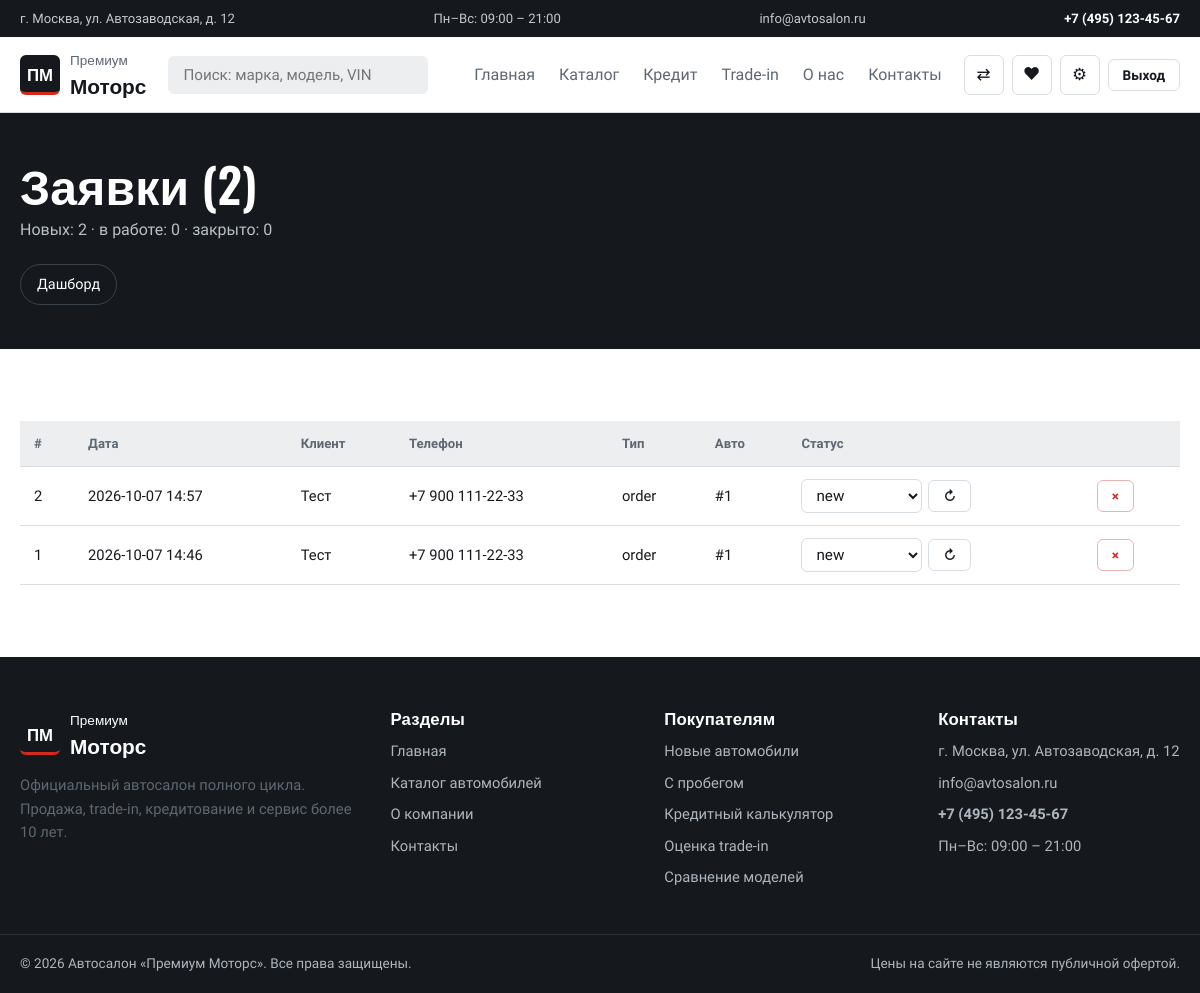
Page /admin/orders (signed in) on the committed database.
### tables this page shows
CREATE TABLE orders (
    id         INTEGER PRIMARY KEY AUTOINCREMENT,
    user_id    INTEGER REFERENCES users(id) ON DELETE SET NULL,
    car_id     INTEGER REFERENCES cars(id) ON DELETE SET NULL,
    name       TEXT NOT NULL,
    phone      TEXT NOT NULL,
    email      TEXT,
    message    TEXT,
    kind       TEXT NOT NULL DEFAULT 'order',
    status     TEXT NOT NULL DEFAULT 'new',
    created_at TEXT NOT NULL
);

### app.py (the view, shortened to what this page needs)
@app.route("/admin/orders", methods=["GET", "POST"])
@admin_required
def admin_orders():
    return render_template("admin/orders.html", orders=db.all_orders(),
                           stats=db.order_stats())

### app.py (called while the page is built, shortened)
def generate_csrf():
    if "csrf" not in session:
        session["csrf"] = secrets.token_urlsafe(32)
    return session["csrf"]

def admin_required(f):
    @wraps(f)
    def wrapper(*args, **kwargs):
        user = db.get_user(session.get("user_id"))
        if not user:
            flash("Требуется вход в аккаунт.", "error")
            return redirect(url_for("login", next=request.full_path))
        if user["role"] != "admin":
            abort(403)
        return f(*args, **kwargs)
    return wrapper

@app.context_processor
def inject_globals():
    user = db.get_user(session["user_id"]) if session.get("user_id") else None
    if session.get("user_id") and not user:
        session.clear()
    favs = set(session.get("favorites", []))
    compare = session.get("compare", [])
    return {
        "current_user": user,
        "is_admin": bool(user and user["role"] == "admin"),
        "fav_ids": favs,
        "fav_count": len(favs),
        "compare_ids": compare,
        "compare_count": len(compare),
        "csrf_token": generate_csrf(),
        "current_year": 2026,
    }

@app.before_request
def csrf_protect():
    g.csrf = session.get("csrf")

### db.py (called while the page is built)
def get_connection():
    conn = sqlite3.connect(DB_PATH)
    conn.row_factory = sqlite3.Row
    conn.execute("PRAGMA foreign_keys=ON")
    return conn

@contextmanager
def db():
    conn = get_connection()
    try:
        yield conn
        conn.commit()
    except Exception:
        conn.rollback()
        raise
    finally:
        conn.close()

def get_user(user_id):
    with db() as conn:
        row = conn.execute("SELECT * FROM users WHERE id=?", (user_id,)).fetchone()
        return dict(row) if row else None

def all_orders(limit=200):
    with db() as conn:
        return [dict(r) for r in conn.execute(
            "SELECT * FROM orders ORDER BY created_at DESC, id DESC LIMIT ?", (limit,))]

def order_stats():
    with db() as conn:
        row = conn.execute(
            """SELECT COUNT(*) AS total,
                      SUM(CASE WHEN status='new' THEN 1 ELSE 0 END) AS new,
                      SUM(CASE WHEN status='in_progress' THEN 1 ELSE 0 END) AS in_progress,
                      SUM(CASE WHEN status='done' THEN 1 ELSE 0 END) AS done
               FROM orders""").fetchone()
        return dict(row)

### templates/admin/orders.html (shortened to what this page needs)
{% extends 'base.html' %}
{% block content %}
<section class="page-head">
  <div class="container">
    <h1>Заявки ({{ stats.total }})</h1>
    <p>Новых: {{ stats.new }} · в работе: {{ stats.in_progress }} · закрыто: {{ stats.done }}</p>
  </div>
  <div class="container admin-nav"><a class="chip" href="{{ url_for('admin_dashboard') }}">Дашборд</a></div>
</section>
<section class="section">
  <div class="container">
    <table class="table">
      <thead>
        <tr>
          <th>#</th>
          <th>Дата</th>
          <th>Клиент</th>
          <th>Телефон</th>
          <th>Тип</th>
          <th>Авто</th>
          <th>Статус</th>
          <th></th>
        </tr>
      </thead>
      <tbody>
        {% for o in orders %}
        <tr>
          <td>{{ o['id'] }}</td>
          <td>{{ o['created_at'][:16] }}</td>
          <td>{{ o['name'] }}</td>
          <td>{{ o['phone'] }}</td>
          <td>{{ o['kind'] }}</td>
          <td>{% if o['car_id'] %}#{{ o['car_id'] }}{% else %}—{% endif %}</td>
          <td>
            <form method="post" class="row-form">
              <select name="status">
                {% for s in ['new','in_progress','done'] %}
                <option value="{{ s }}" {{ 'selected' if o['status']==s }}>{{ s }}</option>
                {% endfor %}
              </select>
              <button class="btn btn--ghost btn--sm">↻</button>
            </form>
          </td>
          <td>
            <form method="post">
              <button class="btn btn--danger btn--sm">×</button>
            </form>
          </td>
        </tr>
        {% endfor %}
      </tbody>
    </table>
  </div>
</section>
{% endblock %}

### static/css/style.css (style rules this page uses)
:root { --floor: #eceef0; --paper: #fff; --ink: #15181c; --steel: #5e6872; --line: #d8dde2; --red: #d32a1e; --red-dark: #b01f15; --ok: #1d7a4b; --warn: #b7791f; --r: 6px; --r-lg: 10px; --shadow: 0 18px 40px rgba(21, 24, 28, .12); --display: 'Oswald', 'Arial Narrow', Impact, sans-serif; --body: 'Onest', system-ui, -apple-system, 'Segoe UI', Roboto, sans-serif; }
* { box-sizing: border-box; }
html { scroll-behavior: smooth; }
body { margin: 0; font: 400 16px/1.6 var(--body); color: var(--ink); background: var(--paper); -webkit-font-smoothing: antialiased; }
h1, h2, h3, h4 { font-family: var(--display); font-weight: 600; line-height: 1.12; margin: 0 0 .5em; letter-spacing: .005em; }
h1 { font-size: clamp(2.1rem, 4.4vw, 3.5rem); }
p { margin: 0 0 1rem; color: var(--steel); max-width: 70ch; }
a { color: inherit; text-decoration: none; }
.container { width: min(1240px, 100% - 40px); margin-inline: auto; }
.section { padding: 72px 0; }
.btn { display: inline-flex; align-items: center; justify-content: center; gap: 8px; padding: 12px 24px; border: 1.5px solid transparent; border-radius: var(--r); font: 600 .95rem var(--body); cursor: pointer; transition: background .2s, border-color .2s, color .2s; }
.btn--ghost { border-color: var(--line); background: var(--paper); color: var(--ink); }
.btn--danger { border-color: #e7b4b0; color: var(--red); background: #fff; }
.btn--sm { padding: 7px 14px; font-size: .85rem; }
.chip { padding: 8px 16px; border-radius: 999px; border: 1px solid var(--line); background: #fff; font-weight: 500; font-size: .9rem; transition: border-color .2s; }
.page-head { background: var(--ink); color: #fff; padding: 44px 0; }
.page-head h1 { color: #fff; font-size: clamp(2rem, 4vw, 3rem); margin-bottom: 6px; }
.page-head p { color: #b9c0c8; margin: 0; }
.admin-nav { display: flex; flex-wrap: wrap; gap: 8px; margin-top: 22px; }
.admin-nav .chip { background: transparent; color: #fff; border-color: #3a424b; }
input, select, textarea { width: 100%; padding: 11px 13px; border: 1px solid var(--line); border-radius: var(--r); font: 400 .95rem var(--body); background: #fff; color: var(--ink); transition: border-color .2s, box-shadow .2s; }
.table { width: 100%; border-collapse: collapse; background: #fff; }
.table th, .table td, .admin-table th, .admin-table td { padding: 12px 14px; border-bottom: 1px solid var(--line); text-align: left; font-size: .92rem; vertical-align: middle; }
.table th, .admin-table th { background: var(--floor); font-weight: 600; font-size: .82rem; color: var(--steel); }
.row-actions, .row-form { display: flex; gap: 6px; flex-wrap: wrap; align-items: center; }
.row-actions form, .row-form { margin: 0; }
.row-form select { width: auto; padding: 6px 10px; }

### rows in the picture
orders: id "2", created_at "2026-10-07 14:57", name "Тест", phone "+7 900 111-22-33", kind "order", car_id "1"
orders: id "1", created_at "2026-10-07 14:46", name "Тест", phone "+7 900 111-22-33", kind "order", car_id "1"

### other values in the picture
{{ contacts.address }} "г. Москва, ул. Автозаводская, д. 12"
{{ contacts.work }} "Пн–Вс: 09:00 – 21:00"
{{ contacts.email }} "info@avtosalon.ru"
{{ contacts.phone }} "+7 (495) 123-45-67"
{{ stats.total }} "2"
{{ stats.new }} "2"
{{ stats.in_progress }} "0"
{{ stats.done }} "0"
{{ current_year }} "2026"
form field status "new"
